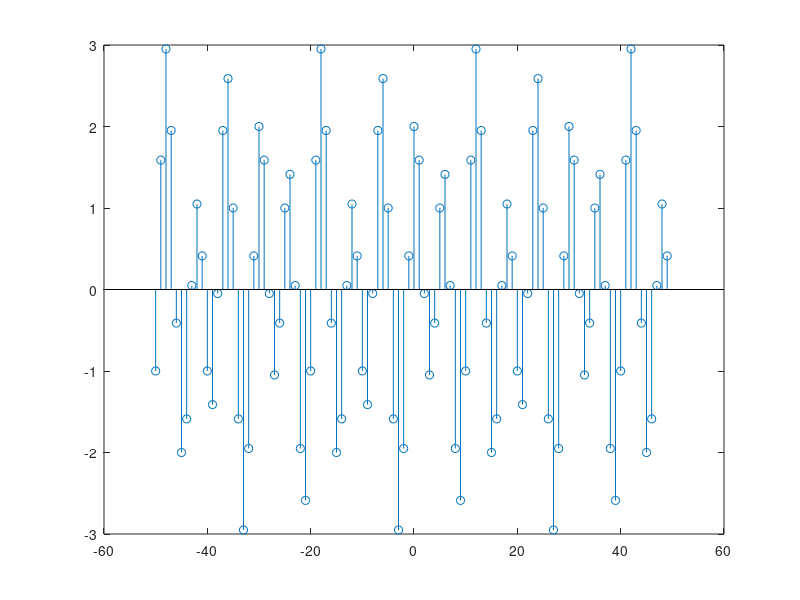
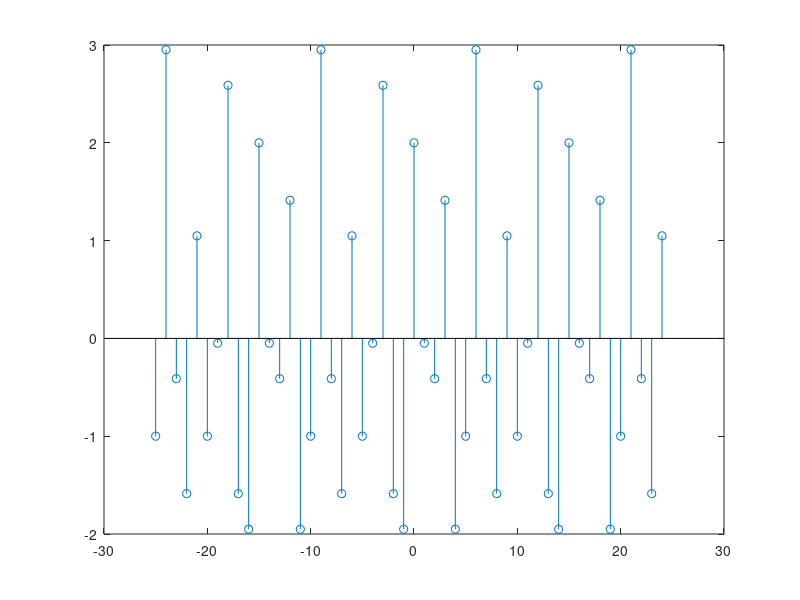
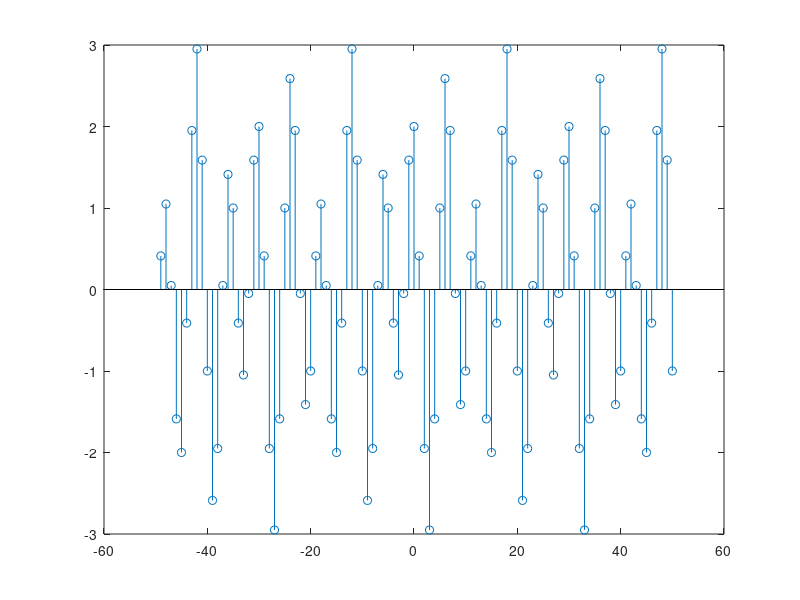
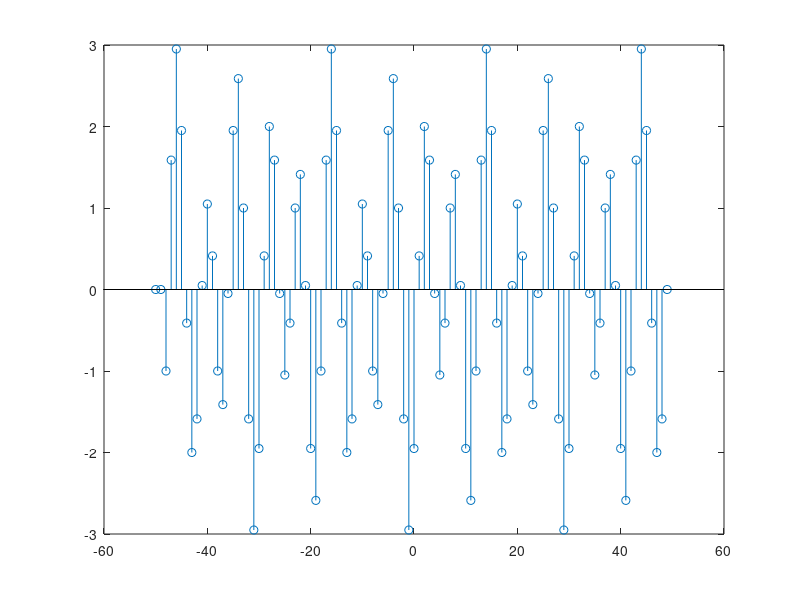

The MATLAB source for these figures, in order:
%%  WIP
clear all
clc
close all

%% Questão 1 A
n = -50:1:49;
X = 2*cos(n*pi/3) + sin(n*pi/5);

figure
stem(n,X);

%% B 1

% cria o vetor Y1 e a sequencia n do Y1
Y1 = zeros(1,length(n)/2);
N1 = -25:1:24;

% a cada iteração pega o valor de x em 2*i
for i=1:length(Y1)
    Y1(i) = X(2*i-1);
end

figure
stem(N1,Y1);

%% B 2

% cria o vetor Y2 e a sequencia n do Y2
Y2 = zeros(1,length(n));
N2 = -49:1:50;

% a cada iteração pega o valor de x em total - n,  ou seja, inverte ele
for i=1:length(Y2)
    Y2(i) = X((length(X) + 1) - i);
end

figure
stem(N2, Y2);


%% B 3

% cria o vetor Y3 e a sequencia N3
N3 = -50:1:49;
Y3 = zeros(1,length(n));

% a cada iteração pega o valor 
for i=3:length(X)-1
    Y3(i) = X(i-2);
end

figure
stem(N3,Y3);

%% B 4

% cria o vetor Y4 e a sequencia N4
N4 = -50:1:49;
Y4 = zeros(1,length(n));

% cria um sinal auxiliar com a função cosseno
aux = cos(n*pi/2);
% faz a multiplicação
Y4 = X.*aux;

figure
stem(N4,Y4);

%% B 5

% cria os vetores par e impar e a sequencia n
N5 = -49:1:49;
Xeven = zeros(1,length(X)-1);
Xodd = zeros(1,length(X)-1);


% a cada iteração calcula o valor

for i = 1:length(X)-2
    Xeven(i) = (1/2)*(X(i+1) + X(101-i));
    Xodd(i) = (1/2)*(X(i+1) - X(101-i));
end

figure
stem(N5,Xeven);
hold all
stem(N5,Xodd);

